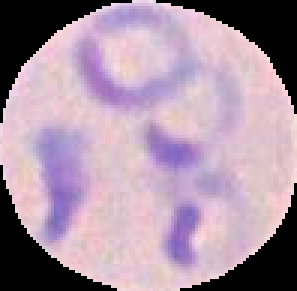
#> input picture Seg/000_seg_000.png, 99 x 97 px (shown 3 times larger)
$ jupyter execute Segmentacion.ipynb
#> lines starting #> are read from the running program, lines starting #| are printed output that depends on the picture; after the words box and inside, x2 and y2 are one past the last pixel; in counts of white or black regions, pixels touching at a corner belong together
[cell 1]
import cv2
import numpy as np
from sklearn.cluster import KMeans
import matplotlib.pyplot as plt

def apply_kmeans_segmentation(image, n_clusters=3):
    """
    Aplica K-Means al espacio HSV de una imagen para segmentarla en n_clusters.
    """
    hsv_image = cv2.cvtColor(image, cv2.COLOR_BGR2HSV)
    pixels = hsv_image.reshape(-1, 3)
    kmeans = KMeans(n_clusters=n_clusters, random_state=42)
    kmeans.fit(pixels)
    clustered_image = kmeans.labels_.reshape(hsv_image.shape[:2])
    return clustered_image, kmeans.cluster_centers_

# Rutas de las imágenes
image_paths = [
    "000_seg_000.png",
    "000_seg_001.png",
    "000_seg_009.png",
    "000_seg_010.png",
    "000_seg_012.png",
    "000_seg_018.png",
]

# Leer imágenes
images = [cv2.imread(image_path) for image_path in image_paths]
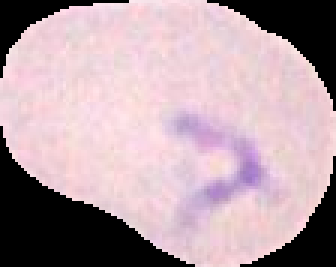
#> input picture Seg/000_seg_001.png, 112 x 89 px (shown 3 times larger)
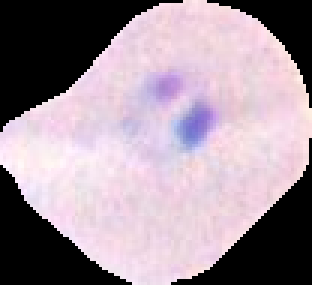
#> input picture Seg/000_seg_009.png, 104 x 95 px (shown 3 times larger)
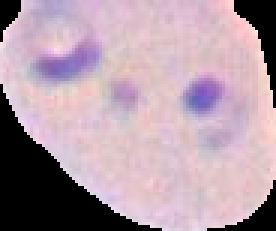
#> input picture Seg/000_seg_010.png, 92 x 77 px (shown 3 times larger)
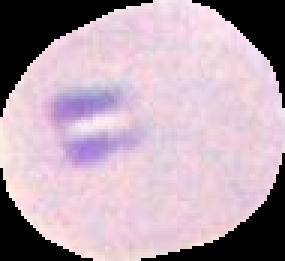
#> input picture Seg/000_seg_012.png, 95 x 87 px (shown 3 times larger)
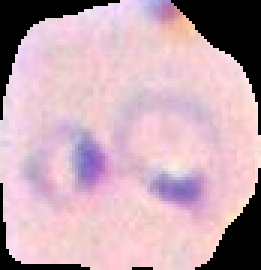
#> input picture Seg/000_seg_018.png, 87 x 90 px (shown 3 times larger)
#> images = 6 items

# Aplicar K-Means a las imágenes
segmented_image_paths = []
mask_image_paths = []

for i, img in enumerate(images):
    clustered_img, _ = apply_kmeans_segmentation(img, n_clusters=3)

    # Guardar la imagen segmentada
    segmented_path = f"segmentation_result_{i+1}.png"
    plt.imsave(segmented_path, clustered_img, cmap='viridis')
    segmented_image_paths.append(segmented_path)

    # Guardar máscaras binarias
    cluster_paths = []
    for cluster_id in range(3):
        mask = (clustered_img == cluster_id).astype(np.uint8) * 255
        mask_path = f"mask_cluster_{cluster_id+1}_image_{i+1}.png"
        cv2.imwrite(mask_path, mask)
        cluster_paths.append(mask_path)
    mask_image_paths.append(cluster_paths)
#> this loop made 6 passes
#> segmented_path on passes 1 to 6: 'segmentation_result_1.png', 'segmentation_result_2.png', 'segmentation_result_3.png', 'segmentation_result_4.png', 'segmentation_result_5.png', 'segmentation_result_6.png'
#> pass 1, in apply_kmeans_segmentation, `clustered_image = kmeans.labels_.reshape(hsv_image.shape[:2])`:
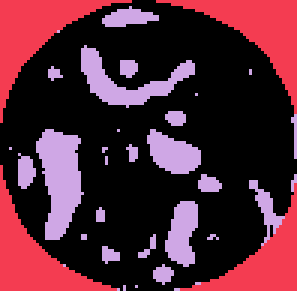
#> clustered_image: shape (97, 99) int32 (shown 3 times larger); 3 distinct labels, from 0 to 2; one colour per label, 0 black
#> pass 1, `plt.imsave(segmented_path, clustered_img, cmap='viridis')`:
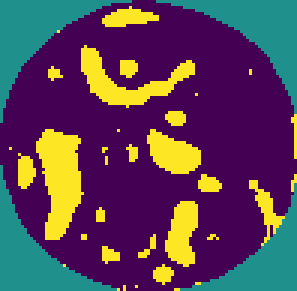
#> saved as segmentation_result_1.png: shape (97, 99, 3) (shown 3 times larger); mean R, G, B 89, 66.2, 88.3
#> pass 1, `cv2.imwrite(mask_path, mask)`:
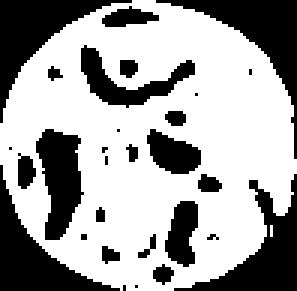
#> saved as mask_cluster_1_image_1.png: shape (97, 99) (shown 3 times larger); 63.8% white; 29 black regions (14 under 20 px), largest, box (x1, y1, x2, y2) and area: (52, 0, 99, 53) 551, (0, 0, 44, 41) 525, (58, 58, 99, 97) 524
#> after the loop, mask_image_paths = 6 items; segmented_image_paths = ['segmentation_result_1.png', 'segmentation_result_2.png', 'segmentation_result_3.png', 'segmentation_result_4.png', 'segmentation_result_5.png', 'segmentation_result_6.png']

# Imprimir las rutas de las imágenes y máscaras generadas
print("Imágenes segmentadas:")
for path in segmented_image_paths:
    print(path)
#> this loop made 6 passes
#| segmentation_result_1.png
#| segmentation_result_2.png
#| segmentation_result_3.png
#| segmentation_result_4.png
#| segmentation_result_5.png
#| segmentation_result_6.png

print("Máscaras generadas:")
for paths in mask_image_paths:
    for path in paths:
        print(path)
#> this loop made 6 passes
#> (printed output is left out)
